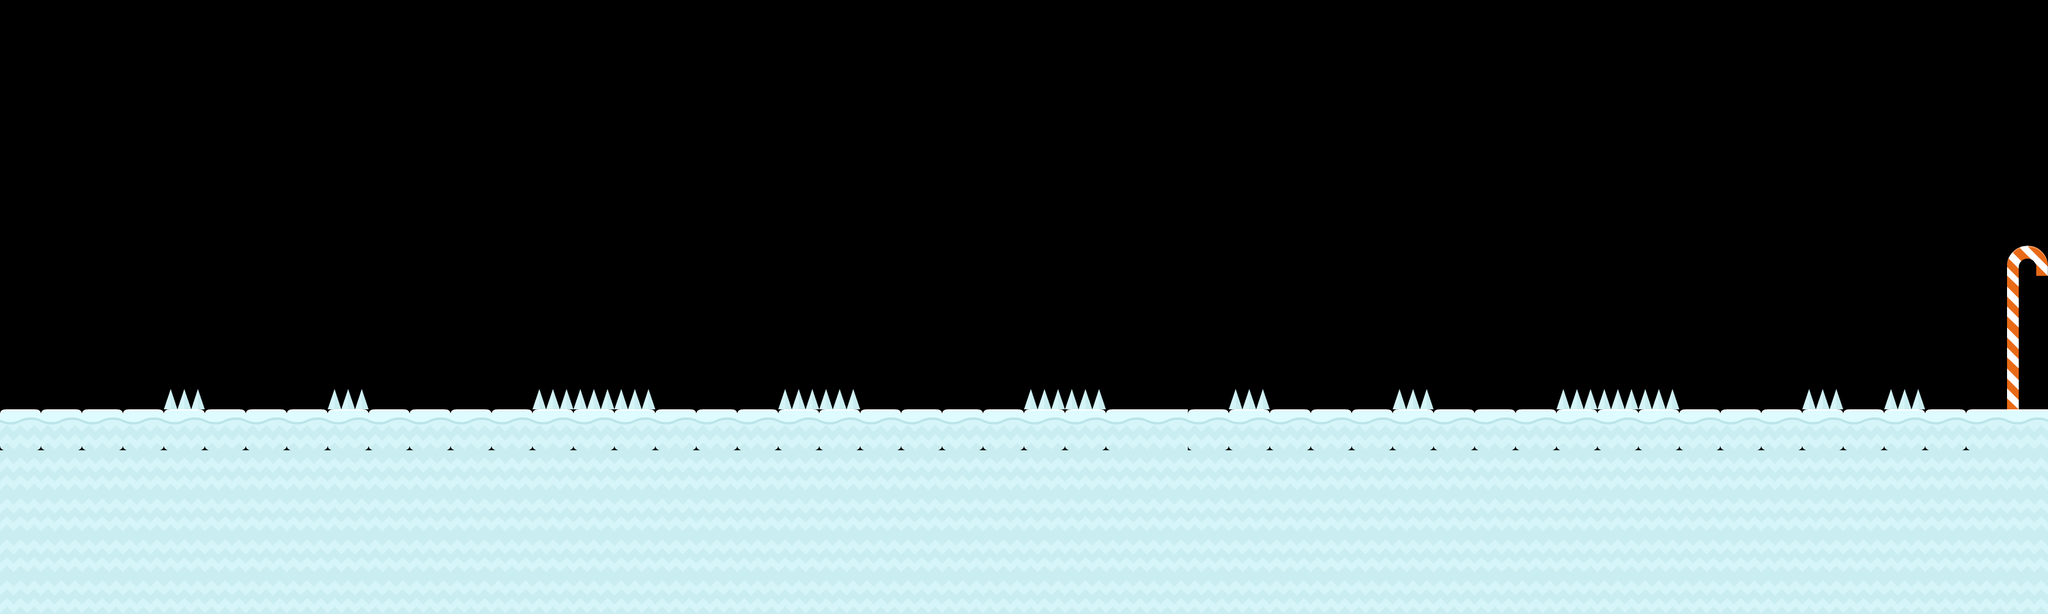

This is a level from a 2D game, rendered from its Tiled map with the project's own tilesets. A one-line summary and the complete map file follow:
An orthogonal 50x15 tile map with 70x70 px tiles, 2 tile layers (ground, obstacles) and 28 objects (16x spikes, 8x star-spawn, 2x health, penguin-spawn, snowman).

<map version="1.10" tiledversion="1.10.2" orientation="orthogonal" renderorder="right-down" width="50" height="15" tilewidth="70" tileheight="70" infinite="0" nextlayerid="4" nextobjectid="48">
 <editorsettings>
  <export target="game.json" format="json" />
 </editorsettings>
 <tileset firstgid="1" name="iceworld" tilewidth="70" tileheight="70" tilecount="98" columns="14">
  <image source="sheet.png" width="980" height="490" />
  <tile id="0">
   <properties>
    <property name="collides" type="bool" value="false" />
   </properties>
  </tile>
  <tile id="1">
   <properties>
    <property name="collides" type="bool" value="true" />
   </properties>
  </tile>
  <tile id="2">
   <properties>
    <property name="collides" type="bool" value="true" />
   </properties>
  </tile>
  <tile id="3">
   <properties>
    <property name="collides" type="bool" value="true" />
   </properties>
  </tile>
  <tile id="4">
   <properties>
    <property name="collides" type="bool" value="true" />
   </properties>
  </tile>
  <tile id="5">
   <properties>
    <property name="collides" type="bool" value="true" />
   </properties>
  </tile>
  <tile id="6">
   <properties>
    <property name="collides" type="bool" value="false" />
   </properties>
  </tile>
  <tile id="7">
   <properties>
    <property name="collides" type="bool" value="false" />
   </properties>
  </tile>
  <tile id="8">
   <properties>
    <property name="collides" type="bool" value="true" />
   </properties>
  </tile>
  <tile id="9">
   <properties>
    <property name="collides" type="bool" value="true" />
   </properties>
  </tile>
  <tile id="10">
   <properties>
    <property name="collides" type="bool" value="true" />
   </properties>
  </tile>
  <tile id="11">
   <properties>
    <property name="collides" type="bool" value="true" />
   </properties>
  </tile>
  <tile id="12">
   <properties>
    <property name="collides" type="bool" value="true" />
   </properties>
  </tile>
  <tile id="13">
   <properties>
    <property name="collides" type="bool" value="true" />
   </properties>
  </tile>
  <tile id="14">
   <properties>
    <property name="collides" type="bool" value="false" />
   </properties>
  </tile>
  <tile id="15">
   <properties>
    <property name="collides" type="bool" value="true" />
   </properties>
  </tile>
  <tile id="16">
   <properties>
    <property name="collides" type="bool" value="true" />
   </properties>
  </tile>
  <tile id="17">
   <properties>
    <property name="collides" type="bool" value="true" />
   </properties>
  </tile>
  <tile id="18">
   <properties>
    <property name="collides" type="bool" value="true" />
   </properties>
  </tile>
  <tile id="19">
   <properties>
    <property name="collides" type="bool" value="true" />
   </properties>
  </tile>
  <tile id="20">
   <properties>
    <property name="collides" type="bool" value="true" />
   </properties>
  </tile>
  <tile id="21">
   <properties>
    <property name="collides" type="bool" value="true" />
   </properties>
  </tile>
  <tile id="22">
   <properties>
    <property name="collides" type="bool" value="true" />
   </properties>
  </tile>
  <tile id="23">
   <properties>
    <property name="collides" type="bool" value="true" />
   </properties>
  </tile>
  <tile id="24">
   <properties>
    <property name="collides" type="bool" value="false" />
   </properties>
  </tile>
  <tile id="25">
   <properties>
    <property name="collides" type="bool" value="false" />
   </properties>
  </tile>
  <tile id="26">
   <properties>
    <property name="collides" type="bool" value="false" />
   </properties>
  </tile>
  <tile id="27">
   <properties>
    <property name="collides" type="bool" value="false" />
   </properties>
  </tile>
  <tile id="28">
   <properties>
    <property name="collides" type="bool" value="false" />
   </properties>
  </tile>
  <tile id="29">
   <properties>
    <property name="collides" type="bool" value="false" />
   </properties>
  </tile>
  <tile id="30">
   <properties>
    <property name="collides" type="bool" value="false" />
   </properties>
  </tile>
  <tile id="31">
   <properties>
    <property name="collides" type="bool" value="false" />
   </properties>
  </tile>
  <tile id="32">
   <properties>
    <property name="collides" type="bool" value="false" />
   </properties>
  </tile>
  <tile id="33">
   <properties>
    <property name="collides" type="bool" value="false" />
   </properties>
  </tile>
  <tile id="34">
   <properties>
    <property name="collides" type="bool" value="false" />
   </properties>
  </tile>
  <tile id="35">
   <properties>
    <property name="collides" type="bool" value="false" />
   </properties>
  </tile>
  <tile id="36">
   <properties>
    <property name="collides" type="bool" value="false" />
   </properties>
  </tile>
  <tile id="37">
   <properties>
    <property name="collides" type="bool" value="false" />
   </properties>
  </tile>
  <tile id="38">
   <properties>
    <property name="collides" type="bool" value="false" />
   </properties>
  </tile>
  <tile id="39">
   <properties>
    <property name="collides" type="bool" value="false" />
   </properties>
  </tile>
  <tile id="40">
   <properties>
    <property name="collides" type="bool" value="false" />
   </properties>
  </tile>
  <tile id="41">
   <properties>
    <property name="collides" type="bool" value="false" />
   </properties>
  </tile>
  <tile id="42">
   <properties>
    <property name="collides" type="bool" value="false" />
   </properties>
  </tile>
  <tile id="43">
   <properties>
    <property name="collides" type="bool" value="false" />
   </properties>
  </tile>
  <tile id="44">
   <properties>
    <property name="collides" type="bool" value="false" />
   </properties>
  </tile>
  <tile id="45">
   <properties>
    <property name="collides" type="bool" value="false" />
   </properties>
  </tile>
  <tile id="46">
   <properties>
    <property name="collides" type="bool" value="false" />
   </properties>
  </tile>
  <tile id="47">
   <properties>
    <property name="collides" type="bool" value="false" />
   </properties>
  </tile>
  <tile id="48">
   <properties>
    <property name="collides" type="bool" value="false" />
   </properties>
  </tile>
  <tile id="49">
   <properties>
    <property name="collides" type="bool" value="false" />
   </properties>
  </tile>
  <tile id="50">
   <properties>
    <property name="collides" type="bool" value="false" />
   </properties>
  </tile>
  <tile id="51">
   <properties>
    <property name="collides" type="bool" value="false" />
   </properties>
  </tile>
  <tile id="52">
   <properties>
    <property name="collides" type="bool" value="false" />
   </properties>
  </tile>
  <tile id="53">
   <properties>
    <property name="collides" type="bool" value="false" />
   </properties>
  </tile>
  <tile id="54">
   <properties>
    <property name="collides" type="bool" value="false" />
   </properties>
  </tile>
  <tile id="55">
   <properties>
    <property name="collides" type="bool" value="false" />
   </properties>
  </tile>
  <tile id="56">
   <properties>
    <property name="collides" type="bool" value="false" />
   </properties>
  </tile>
  <tile id="57">
   <properties>
    <property name="collides" type="bool" value="false" />
   </properties>
  </tile>
  <tile id="58">
   <properties>
    <property name="collides" type="bool" value="false" />
   </properties>
  </tile>
  <tile id="59">
   <properties>
    <property name="collides" type="bool" value="false" />
   </properties>
  </tile>
  <tile id="60">
   <properties>
    <property name="collides" type="bool" value="false" />
   </properties>
  </tile>
  <tile id="61">
   <properties>
    <property name="collides" type="bool" value="false" />
   </properties>
  </tile>
  <tile id="62">
   <properties>
    <property name="collides" type="bool" value="false" />
   </properties>
  </tile>
  <tile id="63">
   <properties>
    <property name="collides" type="bool" value="false" />
   </properties>
  </tile>
  <tile id="64">
   <properties>
    <property name="collides" type="bool" value="false" />
   </properties>
  </tile>
  <tile id="65">
   <properties>
    <property name="collides" type="bool" value="false" />
   </properties>
  </tile>
  <tile id="66">
   <properties>
    <property name="collides" type="bool" value="false" />
   </properties>
  </tile>
  <tile id="67">
   <properties>
    <property name="collides" type="bool" value="false" />
   </properties>
  </tile>
  <tile id="68">
   <properties>
    <property name="collides" type="bool" value="false" />
   </properties>
  </tile>
  <tile id="69">
   <properties>
    <property name="collides" type="bool" value="false" />
   </properties>
  </tile>
  <tile id="70">
   <properties>
    <property name="collides" type="bool" value="false" />
   </properties>
  </tile>
  <tile id="71">
   <properties>
    <property name="collides" type="bool" value="false" />
   </properties>
  </tile>
  <tile id="72">
   <properties>
    <property name="collides" type="bool" value="false" />
   </properties>
  </tile>
  <tile id="73">
   <properties>
    <property name="collides" type="bool" value="false" />
   </properties>
  </tile>
  <tile id="74">
   <properties>
    <property name="collides" type="bool" value="false" />
   </properties>
  </tile>
  <tile id="75">
   <properties>
    <property name="collides" type="bool" value="false" />
   </properties>
  </tile>
  <tile id="76">
   <properties>
    <property name="collides" type="bool" value="false" />
   </properties>
  </tile>
  <tile id="77">
   <properties>
    <property name="collides" type="bool" value="false" />
   </properties>
  </tile>
  <tile id="78">
   <properties>
    <property name="collides" type="bool" value="false" />
   </properties>
  </tile>
  <tile id="79">
   <properties>
    <property name="collides" type="bool" value="false" />
   </properties>
  </tile>
  <tile id="80">
   <properties>
    <property name="collides" type="bool" value="false" />
   </properties>
  </tile>
  <tile id="81">
   <properties>
    <property name="collides" type="bool" value="false" />
   </properties>
  </tile>
  <tile id="82">
   <properties>
    <property name="collides" type="bool" value="false" />
   </properties>
  </tile>
  <tile id="83">
   <properties>
    <property name="collides" type="bool" value="false" />
   </properties>
  </tile>
  <tile id="84">
   <properties>
    <property name="collides" type="bool" value="false" />
   </properties>
  </tile>
  <tile id="85">
   <properties>
    <property name="collides" type="bool" value="false" />
   </properties>
  </tile>
  <tile id="86">
   <properties>
    <property name="collides" type="bool" value="false" />
   </properties>
  </tile>
  <tile id="87">
   <properties>
    <property name="collides" type="bool" value="false" />
   </properties>
  </tile>
  <tile id="88">
   <properties>
    <property name="collides" type="bool" value="false" />
   </properties>
  </tile>
  <tile id="89">
   <properties>
    <property name="collides" type="bool" value="false" />
   </properties>
  </tile>
  <tile id="90">
   <properties>
    <property name="collides" type="bool" value="false" />
   </properties>
  </tile>
  <tile id="91">
   <properties>
    <property name="collides" type="bool" value="false" />
   </properties>
  </tile>
  <tile id="92">
   <properties>
    <property name="collides" type="bool" value="false" />
   </properties>
  </tile>
  <tile id="93">
   <properties>
    <property name="collides" type="bool" value="false" />
   </properties>
  </tile>
  <tile id="94">
   <properties>
    <property name="collides" type="bool" value="false" />
   </properties>
  </tile>
  <tile id="95">
   <properties>
    <property name="collides" type="bool" value="false" />
   </properties>
  </tile>
  <tile id="96">
   <properties>
    <property name="collides" type="bool" value="false" />
   </properties>
  </tile>
  <tile id="97">
   <properties>
    <property name="collides" type="bool" value="false" />
   </properties>
  </tile>
 </tileset>
 <layer id="1" name="ground" width="50" height="15">
  <properties>
   <property name="collides" type="bool" value="true" />
  </properties>
  <data encoding="csv">
0,0,0,0,0,0,0,0,0,0,0,0,0,0,0,0,0,0,0,0,0,0,0,0,0,0,0,0,0,0,0,0,0,0,0,0,0,0,0,0,0,0,0,0,0,0,0,0,0,0,
0,0,0,0,0,0,0,0,0,0,0,0,0,0,0,0,0,0,0,0,0,0,0,0,0,0,0,0,0,0,0,0,0,0,0,0,0,0,0,0,0,0,0,0,0,0,0,0,0,0,
0,0,0,0,0,0,0,0,0,0,0,0,0,0,0,0,0,0,0,0,0,0,0,0,0,0,0,0,0,0,0,0,0,0,0,0,0,0,0,0,0,0,0,0,0,0,0,0,0,0,
0,0,0,0,0,0,0,0,0,0,0,0,0,0,0,0,0,0,0,0,0,0,0,0,0,0,0,0,0,0,0,0,0,0,0,0,0,0,0,0,0,0,0,0,0,0,0,0,0,0,
0,0,0,0,0,0,0,0,0,0,0,0,0,0,0,0,0,0,0,0,0,0,0,0,0,0,0,0,0,0,0,0,0,0,0,0,0,0,0,0,0,0,0,0,0,0,0,0,0,0,
0,0,0,0,0,0,0,0,0,0,0,0,0,0,0,0,0,0,0,0,0,0,0,0,0,0,0,0,0,0,0,0,0,0,0,0,0,0,0,0,0,0,0,0,0,0,0,0,0,0,
0,0,0,0,0,0,0,0,0,0,0,0,0,0,0,0,0,0,0,0,0,0,0,0,0,0,0,0,0,0,0,0,0,0,0,0,0,0,0,0,0,0,0,0,0,0,0,0,0,64,
0,0,0,0,0,0,0,0,0,0,0,0,0,0,0,0,0,0,0,0,0,0,0,0,0,0,0,0,0,0,0,0,0,0,0,0,0,0,0,0,0,0,0,0,0,0,0,0,0,65,
0,0,0,0,0,0,0,0,0,0,0,0,0,0,0,0,0,0,0,0,0,0,0,0,0,0,0,0,0,0,0,0,0,0,0,0,0,0,0,0,0,0,0,0,0,0,0,0,0,65,
0,0,0,0,0,0,0,0,0,0,0,0,0,0,0,0,0,0,0,0,0,0,0,0,0,0,0,0,0,0,0,0,0,0,0,0,0,0,0,0,0,0,0,0,0,0,0,0,0,65,
2,2,2,2,2,2,2,2,2,2,2,2,2,2,2,2,2,2,2,2,2,2,2,2,2,2,2,3,4,2,2,2,2,2,2,2,2,2,2,2,2,2,2,2,2,2,2,2,3,4,
17,17,17,17,17,17,17,17,17,17,17,17,17,17,17,17,17,17,17,17,17,17,17,17,17,17,17,17,17,17,17,17,17,17,17,17,17,17,17,17,17,17,17,17,17,17,17,17,17,17,
17,17,17,17,17,17,17,17,17,17,17,17,17,17,17,17,17,17,17,17,17,17,17,17,17,17,17,17,17,17,17,17,17,17,17,17,17,17,17,17,17,17,17,17,17,17,17,17,17,17,
17,17,17,17,17,17,17,17,17,17,17,17,17,17,17,17,17,17,17,17,17,17,17,17,17,17,17,17,17,17,17,17,17,17,17,17,17,17,17,17,17,17,17,17,17,17,17,17,17,17,
17,17,17,17,17,17,17,17,17,17,17,17,17,17,17,17,17,17,17,17,17,17,17,17,17,17,17,17,17,17,17,17,17,17,17,17,17,17,17,17,17,17,17,17,17,17,17,17,17,17
</data>
 </layer>
 <objectgroup id="2" name="objects">
  <object id="6" name="penguin-spawn" x="-1.33333" y="629.333" width="72" height="70.6667" />
  <object id="8" name="star-spawn" x="213.333" y="560" width="70.6667" height="69.3333" />
  <object id="10" name="star-spawn" x="418.667" y="628" width="70.6667" height="70.6667" />
  <object id="12" name="star-spawn" x="628.667" y="555.333" width="70.6667" height="70.6667" />
  <object id="13" name="star-spawn" x="980.667" y="508.667" width="70.6667" height="70.6667" />
  <object id="14" name="star-spawn" x="1536.67" y="628.667" width="70.6667" height="70.6667" />
  <object id="16" name="star-spawn" x="2306" y="631.333" width="70.6667" height="70.6667" />
  <object id="17" name="star-spawn" x="2910" y="551.333" width="70.6667" height="70.6667" />
  <object id="18" name="star-spawn" x="3352.67" y="558" width="70.6667" height="70.6667" />
  <object id="23" name="spikes" x="281.333" y="661.333" width="68" height="37.3333" />
  <object id="27" name="spikes" x="560.667" y="662" width="68" height="37.3333" />
  <object id="28" name="spikes" x="908.667" y="662.667" width="68" height="37.3333" />
  <object id="29" name="spikes" x="979.333" y="661.333" width="68" height="37.3333" />
  <object id="30" name="spikes" x="1050.33" y="663.333" width="68" height="37.3333" />
  <object id="31" name="spikes" x="1330" y="662.667" width="68" height="37.3333" />
  <object id="32" name="spikes" x="1402" y="662.667" width="68" height="37.3333" />
  <object id="33" name="spikes" x="1748.67" y="657.333" width="68" height="37.3333" />
  <object id="34" name="spikes" x="1820.67" y="660.667" width="68" height="37.3333" />
  <object id="35" name="spikes" x="2100.67" y="662.667" width="68" height="37.3333" />
  <object id="36" name="spikes" x="2380.67" y="665.333" width="68" height="37.3333" />
  <object id="37" name="spikes" x="2661" y="664.333" width="68" height="37.3333" />
  <object id="38" name="spikes" x="2732.67" y="664" width="68" height="37.3333" />
  <object id="40" name="spikes" x="2802" y="664.667" width="68" height="37.3333" />
  <object id="41" name="spikes" x="3079.33" y="660.333" width="68" height="37.3333" />
  <object id="42" name="spikes" x="3220.33" y="663.333" width="68" height="37.3333" />
  <object id="43" name="health" x="1958.67" y="486.667" width="74.6667" height="81.3333" />
  <object id="45" name="health" x="349.333" y="488" width="72" height="76" />
  <object id="47" name="snowman" x="1676" y="625.333" width="70.6667" height="73.3333" />
 </objectgroup>
 <layer id="3" name="obstacles" width="50" height="15">
  <data encoding="csv">
0,0,0,0,0,0,0,0,0,0,0,0,0,0,0,0,0,0,0,0,0,0,0,0,0,0,0,0,0,0,0,0,0,0,0,0,0,0,0,0,0,0,0,0,0,0,0,0,0,0,
0,0,0,0,0,0,0,0,0,0,0,0,0,0,0,0,0,0,0,0,0,0,0,0,0,0,0,0,0,0,0,0,0,0,0,0,0,0,0,0,0,0,0,0,0,0,0,0,0,0,
0,0,0,0,0,0,0,0,0,0,0,0,0,0,0,0,0,0,0,0,0,0,0,0,0,0,0,0,0,0,0,0,0,0,0,0,0,0,0,0,0,0,0,0,0,0,0,0,0,0,
0,0,0,0,0,0,0,0,0,0,0,0,0,0,0,0,0,0,0,0,0,0,0,0,0,0,0,0,0,0,0,0,0,0,0,0,0,0,0,0,0,0,0,0,0,0,0,0,0,0,
0,0,0,0,0,0,0,0,0,0,0,0,0,0,0,0,0,0,0,0,0,0,0,0,0,0,0,0,0,0,0,0,0,0,0,0,0,0,0,0,0,0,0,0,0,0,0,0,0,0,
0,0,0,0,0,0,0,0,0,0,0,0,0,0,0,0,0,0,0,0,0,0,0,0,0,0,0,0,0,0,0,0,0,0,0,0,0,0,0,0,0,0,0,0,0,0,0,0,0,0,
0,0,0,0,0,0,0,0,0,0,0,0,0,0,0,0,0,0,0,0,0,0,0,0,0,0,0,0,0,0,0,0,0,0,0,0,0,0,0,0,0,0,0,0,0,0,0,0,0,0,
0,0,0,0,0,0,0,0,0,0,0,0,0,0,0,0,0,0,0,0,0,0,0,0,0,0,0,0,0,0,0,0,0,0,0,0,0,0,0,0,0,0,0,0,0,0,0,0,0,0,
0,0,0,0,0,0,0,0,0,0,0,0,0,0,0,0,0,0,0,0,0,0,0,0,0,0,0,0,0,0,0,0,0,0,0,0,0,0,0,0,0,0,0,0,0,0,0,0,0,0,
0,0,0,0,46,0,0,0,46,0,0,0,0,46,46,46,0,0,0,46,46,0,0,0,0,46,46,0,0,0,46,0,0,0,46,0,0,0,46,46,46,0,0,0,46,0,46,0,0,0,
0,0,0,0,0,0,0,0,0,0,0,0,0,0,0,0,0,0,0,0,0,0,0,0,0,0,0,0,0,0,0,0,0,0,0,0,0,0,0,0,0,0,0,0,0,0,0,0,0,0,
0,0,0,0,0,0,0,0,0,0,0,0,0,0,0,0,0,0,0,0,0,0,0,0,0,0,0,0,0,0,0,0,0,0,0,0,0,0,0,0,0,0,0,0,0,0,0,0,0,0,
0,0,0,0,0,0,0,0,0,0,0,0,0,0,0,0,0,0,0,0,0,0,0,0,0,0,0,0,0,0,0,0,0,0,0,0,0,0,0,0,0,0,0,0,0,0,0,0,0,0,
0,0,0,0,0,0,0,0,0,0,0,0,0,0,0,0,0,0,0,0,0,0,0,0,0,0,0,0,0,0,0,0,0,0,0,0,0,0,0,0,0,0,0,0,0,0,0,0,0,0,
0,0,0,0,0,0,0,0,0,0,0,0,0,0,0,0,0,0,0,0,0,0,0,0,0,0,0,0,0,0,0,0,0,0,0,0,0,0,0,0,0,0,0,0,0,0,0,0,0,0
</data>
 </layer>
</map>
